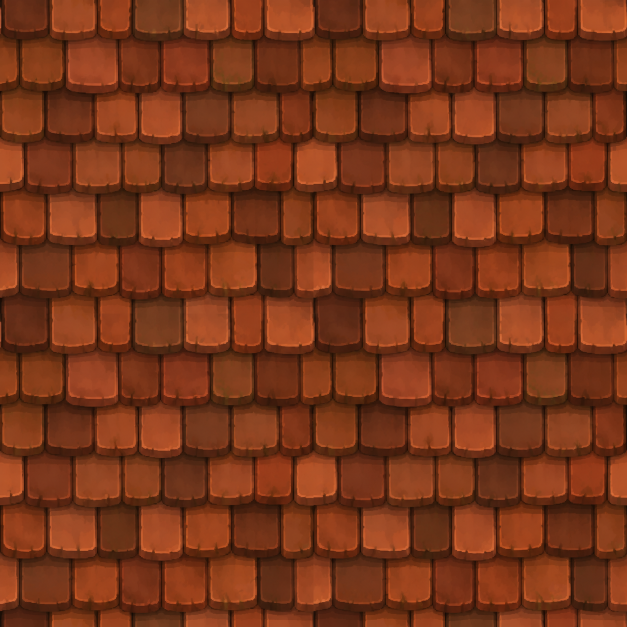
#> input picture SourceAssets/Voxel/cottage_roof_tile_v5.png, 1254 x 1254 px (shown at 1/2 size); its folder holds only this picture in this run
$ python prepare_roof_layout.py
#> lines starting #> are read from the running program, lines starting #| are printed output that depends on the picture
"""Read the source roof's seam positions; write geometry guides, never images."""
import hashlib
import json
import argparse
from pathlib import Path
import numpy as np
from PIL import Image

ROOT=Path(__file__).resolve().parents[2]
parser=argparse.ArgumentParser()
parser.add_argument('--key',choices=['cottage_roof_tile_v5','cottage_roof_tile_v6_candidate'],default='cottage_roof_tile_v5')
key=parser.parse_args().key
SOURCE=ROOT/'SourceAssets/Voxel'/(key+'.png')
rgb=np.asarray(Image.open(SOURCE).convert('RGB'),dtype=float)
lum=rgb@np.array([.2126,.7152,.0722])
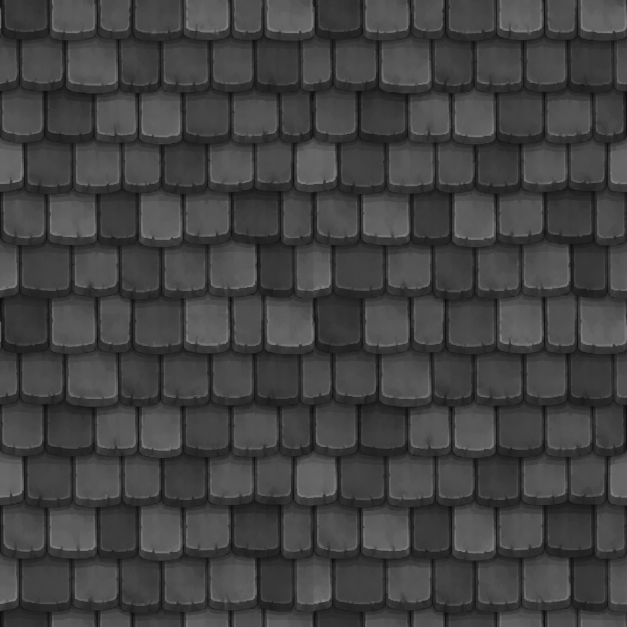
#> lum: shape (1254, 1254) float64 (shown at 1/2 size); min 7.13, max 136.3, mean 65.6
height,width=lum.shape
#> height = 1254; width = 1254
# Source-observed course breaks. Local edge searches refine every individual
# tile independently, so these do not become straight geometry strips.
breaks=[0,76,182,286,389,491,599,708,813,918,1019,1122,1227,height]
if key=='cottage_roof_tile_v6_candidate':breaks=[0,194,409,618,834,1040,height]


def smooth(values,window=3):
    return np.convolve(np.pad(values,window//2,mode='edge'),np.ones(window)/window,mode='valid')


rows=[]
for row,(top,bottom) in enumerate(zip(breaks,breaks[1:])):
    center=(top+bottom)//2
    profile=smooth(lum[max(top,center-13):min(bottom,center+13)].mean(axis=0),3)
    # A vertical mortar seam is locally darker than both neighboring tile faces.
    contrast=np.minimum(np.roll(profile,11),np.roll(profile,-11))-profile
    candidates=[x for x in range(6,width-6) if contrast[x]>7 and contrast[x]>=max(contrast[max(0,x-3):x+4])]
    seams=[]
    for x in sorted(candidates,key=lambda x:contrast[x],reverse=True):
        if all(abs(x-s)>38 for s in seams):seams.append(int(x))
    seams=sorted(seams)
    edges=[0]+seams+[width]
    tiles=[]
    for col,(left,right) in enumerate(zip(edges,edges[1:])):
        if right-left<5:continue
        # Pick the dark foot of this tile near the observed course boundary.
        xs=slice(int(left+(right-left)*.2),max(int(left+(right-left)*.8),left+1))
        low=max(top+8,bottom-16);high=min(height,bottom+7)
        if bottom<height:
            edge_profile=smooth(lum[low:high,xs].mean(axis=1),3)
            end=int(low+np.argmin(edge_profile))-2
        else:end=height
        end=max(top+8,min(height,end))
        tiles.append({'left':left,'right':right,'top':top,'bottom':end})
    rows.append({'row':row,'seams_x_px':seams,'tiles':tiles})
#> after the loop, rows = 13 items

record={'source':SOURCE.name,'source_sha256':hashlib.sha256(SOURCE.read_bytes()).hexdigest(),
        'size_px':[width,height],'method':'source course guides and local dark vertical seam detection',
        'height_inference':'none; relief depth is explicitly authored in roof_surface.py',
        'rows':rows,'tile_count':sum(len(r['tiles']) for r in rows)}
path=ROOT/'Docs/Reconstruction'/('roof-tile-layout.json' if key=='cottage_roof_tile_v5' else 'roof-tile-v6-layout.json')
path.write_text(json.dumps(record,indent=2))
print(json.dumps({'tile_count':record['tile_count'],'rows':[{'row':r['row'],'seams':r['seams_x_px']} for r in rows]},indent=2))
#> (printed output is left out)
